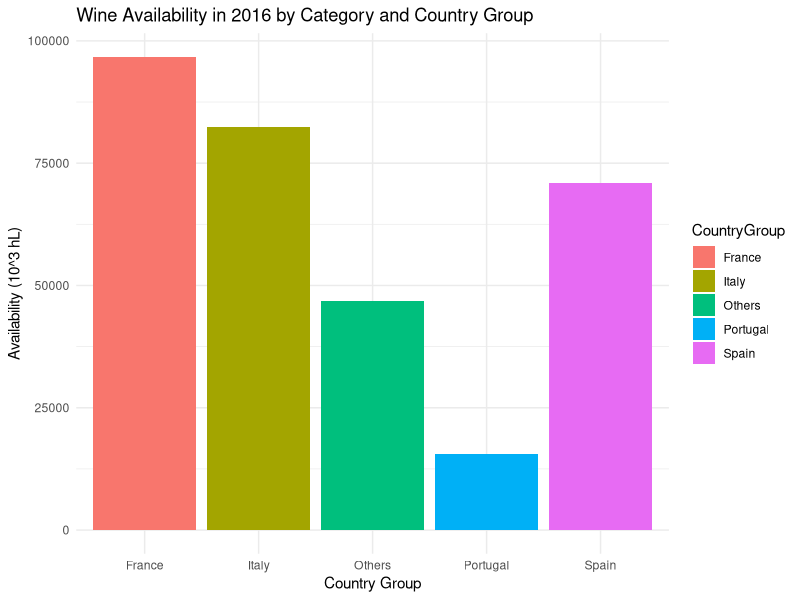
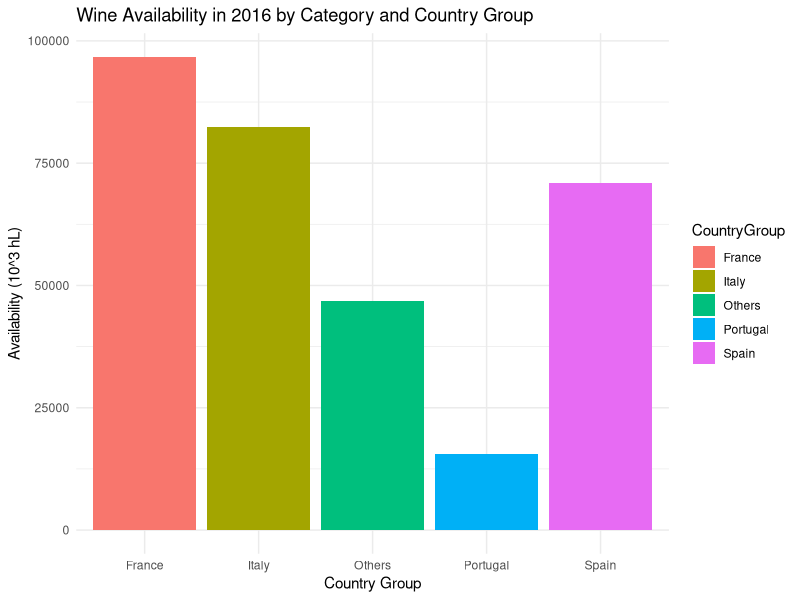

Generate these figures, in order, with R:
# INFO
## Contém dados desde 1997 até 2024
## Os dados incluem:
##          - quantidade de vinho em armazém antes da colheita (Opening Stock em 10^3 hL)
##          - quantidade de vinho produzido durante a colheita (Production em 10^3 hL)
##          - quantidade de vinho em armazém após a colheira   (Availability em 10^3 hL)

# EXERCÍCIO
## Eliminar todas as observações que não incluem a variável Category
## Eliminar todas as observações que a variável Product Group == Non-Vinified
## Pacote ggplot2
## Produzir gráfico de barras que permita comparar a distribuição da variável Availability
## Apenas em 2016
## Entre: France, Italy, Spain, Portugal e Others (agrupamento)

# SUBMISSÃO 
## PDF com uma página A4 que inclua o código e o gráfico produzido

#pacote ggplot2 e readxl
library(ggplot2)
library(readxl)

#ler o ficheiro
dados <- read_excel("pergunta2/wine_prod_EU.xlsx")

#remover observações com Category em falta ou Product Group == "Non-Vinified"
dados_limpos <- dados[!is.na(dados$Category) & dados$`Product Group` != "Non-Vinified", ]

#filtrar apenas o ano de 2016
dados_2016 <- dados_limpos[dados_limpos$Year == 2016, ]

#criar nova coluna para agrupar países
dados_2016$CountryGroup <- ifelse(
  dados_2016$`Member State` %in% c("France", "Italy", "Spain", "Portugal"),
  dados_2016$`Member State`,
  "Others"
)

#agrupar e somar Availability por CountryGroup
resumo <- aggregate(
  Availability ~ CountryGroup,
  data = dados_2016,
  sum,
  na.rm = TRUE
)

#criar gráfico de barras
ggplot(resumo, aes(x = CountryGroup, y = Availability, fill = CountryGroup)) +
  geom_bar(stat = "identity", position = "dodge") +
  labs(
    title = "Wine Availability in 2016 by Category and Country Group",
    x = "Country Group",
    y = "Availability (10^3 hL)",
  ) +
  theme_minimal()

ggsave("grafico_vinho.png", width = 8, height = 5)